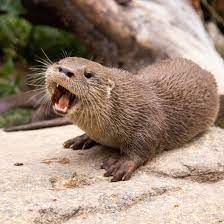
#> input picture Atividade3/lontra.jpeg, 224 x 224 px
$ python Triangulo.py
#> lines starting #> are read from the running program, lines starting #| are printed output that depends on the picture; after the words box and inside, x2 and y2 are one past the last pixel; in counts of white or black regions, pixels touching at a corner belong together
import cv2
import numpy as np

# Função para exibir uma imagem em uma janela
def openImage(imagem):
    cv2.imshow("Lontra", imagem)

# Função para desenhar um triângulo em uma imagem
def drawTriangle(imagem, points):
    pts = points
    # Desenha as bordas do triângulo na imagem
    cv2.polylines(imagem, [pts], True, (0,0,0))
    # Preenche o interior do triângulo com a cor preta
    cv2.fillPoly(imagem, pts=[points], color=(0,0,0))
    # Exibe a imagem com o triângulo desenhado
    cv2.imshow("Lontra com triangulo", imagem)
    # Salva a imagem com o triângulo em um arquivo
    cv2.imwrite("lontracomtriangulo.jpeg", imagem)

# Função para verificar se os pontos formam um triângulo
def isTriangle(points):
    # Calcula a área do triângulo utilizando a fórmula do determinante
    area = 0.5 * abs((points[0][0]*(points[1][1]-points[2][1]) +
                     points[1][0]*(points[2][1]-points[0][1]) +
                     points[2][0]*(points[0][1]-points[1][1])))
    # Retorna True se a área for maior que zero, indicando um triângulo válido
    return area > 0

# Função para verificar se os pontos estão dentro da área da imagem
def arePointsInsideImage(image, points):
    img_height, img_width = image.shape[:2]

    # Verifica cada ponto individualmente
    for point in points:
        x, y = point
        # Se algum ponto estiver fora da área da imagem, retorna False
        if x < 0 or x >= img_width or y < 0 or y >= img_height:
            return False
    # Se todos os pontos estiverem dentro da área da imagem, retorna True
    return True

# Função principal do programa
def main():
    caminhoImagem = "lontra.jpeg"
    imagem = cv2.imread(caminhoImagem)
#> imagem is the input picture: shape (224, 224, 3); mean B, G, R 122, 138.2, 158.8
    points = np.array([[20,20], [200,200], [200,20]])
    openImage(imagem)

    # Verificações para determinar se desenha o triângulo ou imprime mensagens
    if not isTriangle(points):
        print("Os pontos não formam um triângulo.")
    elif not arePointsInsideImage(imagem, points):
        print("Os pontos estão fora da área da imagem.")
    else:
        drawTriangle(imagem, points)
#> in drawTriangle, `cv2.polylines(imagem, [pts], True, (0,0,0))`:
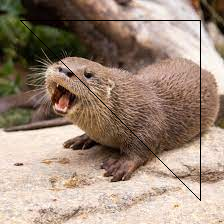
#> imagem: shape (224, 224, 3); 1.08% of pixels changed, all inside (x1, y1, x2, y2) = (20, 20, 201, 201)
#> in drawTriangle, `cv2.fillPoly(imagem, pts=[points], color=(0,0,0))`:
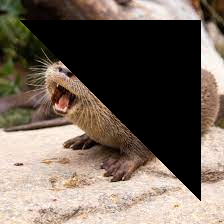
#> imagem: shape (224, 224, 3); mean B, G, R 88.2, 99.5, 112.5

    cv2.waitKey(0)

if __name__ == "__main__":
    main()

$ run again, with Atividade3/arara_azul.jpg copied over Atividade3/lontra.jpeg
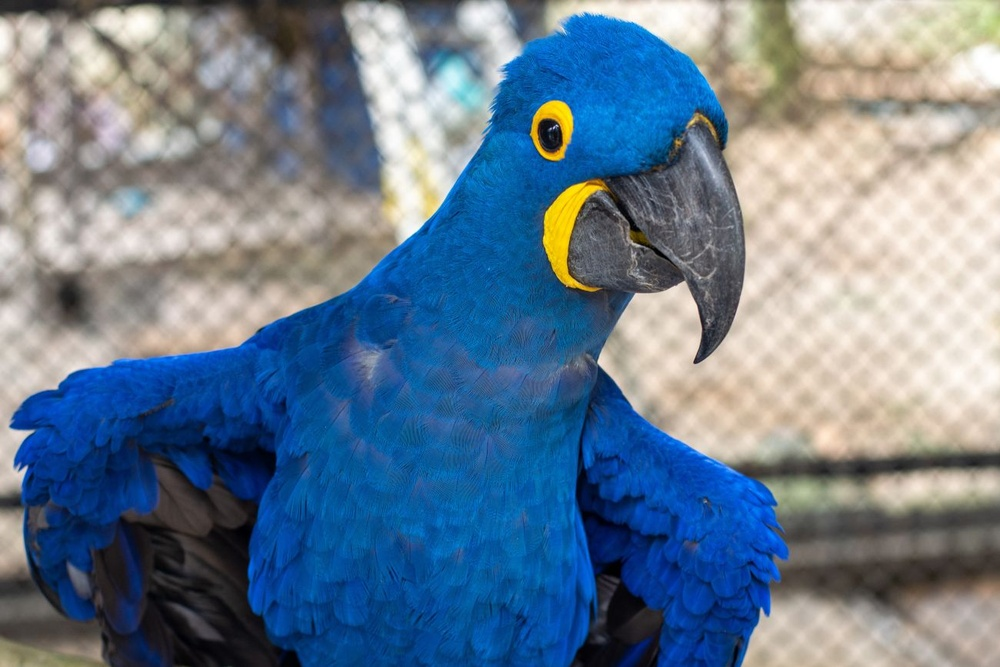
#> input picture Atividade3/arara_azul.jpg, 1000 x 667 px, shrunk from 1300 x 867 before the run
#> in main, imagem is the input picture: shape (667, 1000, 3); mean B, G, R 144.5, 124.8, 105.2
#> in drawTriangle, `cv2.fillPoly(imagem, pts=[points], color=(0,0,0))`:
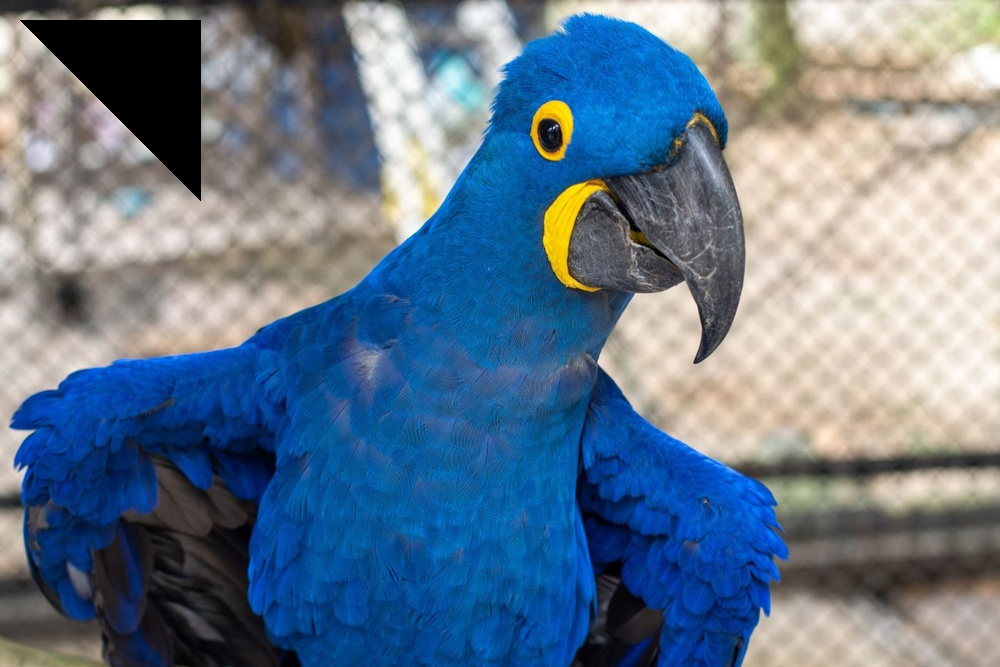
#> imagem: shape (667, 1000, 3); mean B, G, R 140.8, 120.8, 101

$ run again, with Atividade3/arara_vermelha.jpg copied over Atividade3/lontra.jpeg
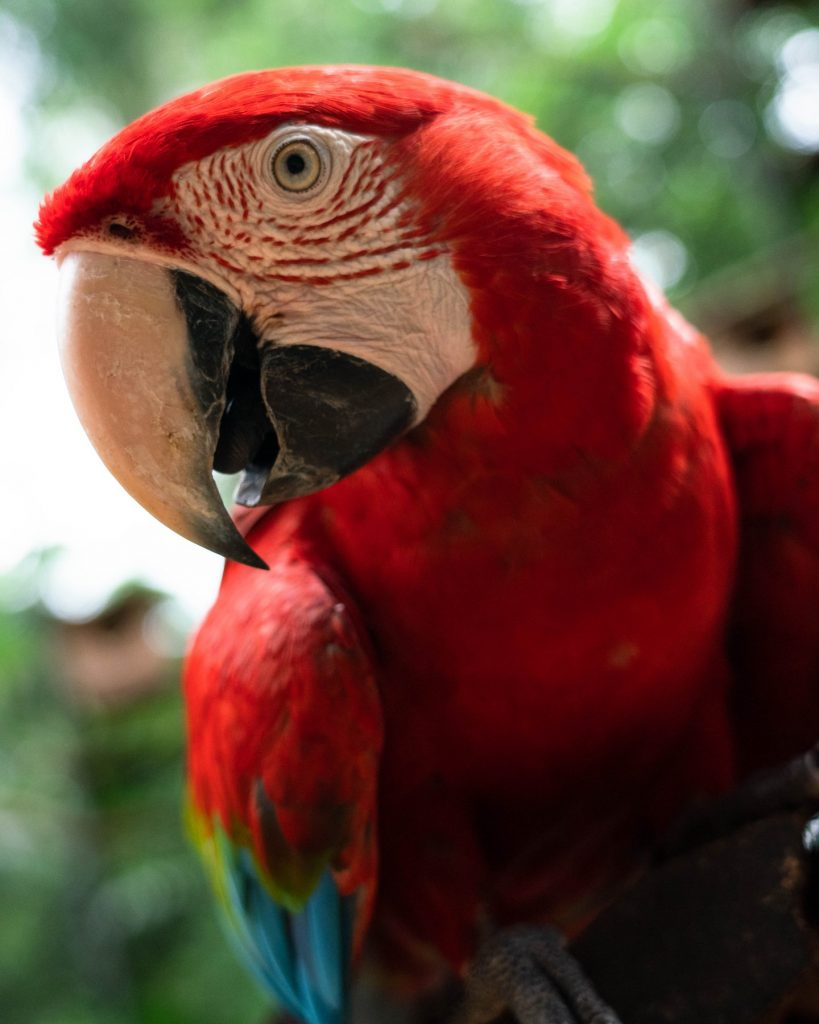
#> input picture Atividade3/arara_vermelha.jpg, 819 x 1024 px
#> in main, imagem is the input picture: shape (1024, 819, 3); mean B, G, R 60.1, 73.2, 108.2
#> in drawTriangle, `cv2.fillPoly(imagem, pts=[points], color=(0,0,0))`:
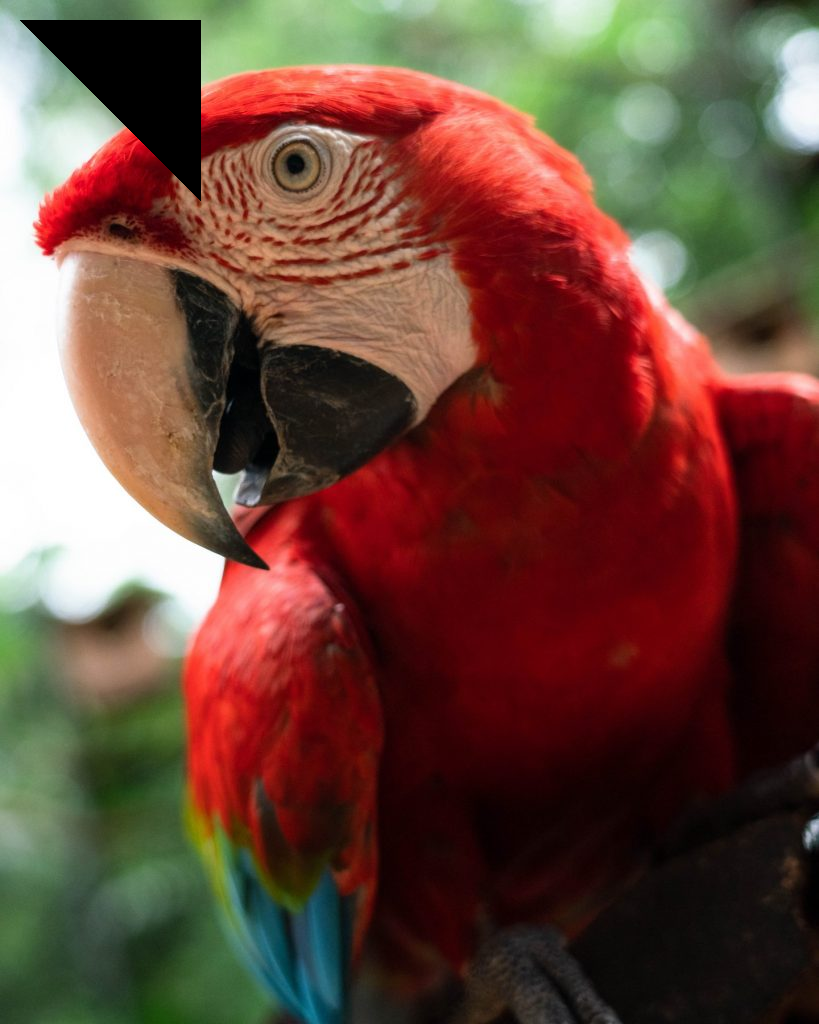
#> imagem: shape (1024, 819, 3); mean B, G, R 58.3, 70.8, 105.5
